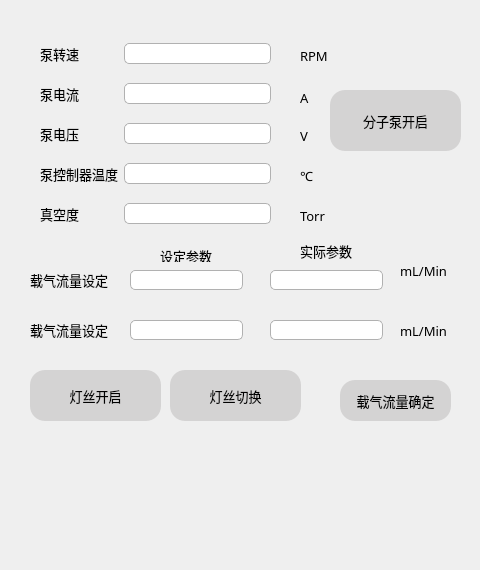
   <widget class="QDockWidget" name="VacuumPumpWidget">
    <property name="geometry">
     <rect>
      <x>10</x>
      <y>40</y>
      <width>480</width>
      <height>570</height>
     </rect>
    </property>
    <property name="font">
     <font>
      <family>苹方 常规</family>
      <pointsize>10</pointsize>
      <weight>50</weight>
      <italic>false</italic>
      <bold>false</bold>
     </font>
    </property>
    <property name="styleSheet">
     <string notr="true">#VacuumPumpWidget
{
font: 10pt &quot;苹方 常规&quot;;
}</string>
    </property>
    <property name="windowTitle">
     <string>分子泵</string>
    </property>
    <widget class="QWidget" name="dockWidgetContents_2">
     <widget class="QPushButton" name="PumpStart">
      <property name="geometry">
       <rect>
        <x>330</x>
        <y>90</y>
        <width>131</width>
        <height>61</height>
       </rect>
      </property>
      <property name="font">
       <font>
        <family>苹方 常规</family>
        <pointsize>10</pointsize>
       </font>
      </property>
      <property name="styleSheet">
       <string notr="true">QPushButton{
/*按钮无任何操作时*/ 
/*背景色*/
	background-color: rgb(212, 211, 211);
	color: rgb(0, 0, 0);
border-radius:15px;
  
}
QPushButton:hover
{ /*鼠标悬停在按钮上时*/   

}
 QPushButton:pressed
{ /*按钮被按下时*/   
  background-color:rgb(0, 158, 214);
	color: rgb(255, 255, 255);
}
QPushButton:checked
{
 background-color:rgb(0, 158, 214);
	color: rgb(255, 255, 255);

}
</string>
      </property>
      <property name="text">
       <string>分子泵开启</string>
      </property>
     </widget>
     <widget class="QWidget" name="layoutWidget">
      <property name="geometry">
       <rect>
        <x>40</x>
        <y>30</y>
        <width>231</width>
        <height>211</height>
       </rect>
      </property>
      <property name="font">
       <font>
        <family>苹方 常规</family>
       </font>
      </property>
      <layout class="QGridLayout" name="gridLayout_2">
       <item row="0" column="0">
        <widget class="QLabel" name="label_11">
         <property name="font">
          <font>
           <family>苹方 常规</family>
           <pointsize>10</pointsize>
          </font>
         </property>
         <property name="text">
          <string>泵转速</string>
         </property>
        </widget>
       </item>
       <item row="0" column="1">
        <widget class="QLineEdit" name="pumpspeed">
         <property name="font">
          <font>
           <family>苹方 常规</family>
          </font>
         </property>
         <property name="styleSheet">
          <string notr="true">
background-color: rgb(255, 255, 255);
border:1px solid ;
border-radius:5px;
border-color: rgb(177, 177, 177);
</string>
         </property>
         <property name="readOnly">
          <bool>true</bool>
         </property>
        </widget>
       </item>
       <item row="1" column="0">
        <widget class="QLabel" name="label_13">
         <property name="font">
          <font>
           <family>苹方 常规</family>
           <pointsize>10</pointsize>
          </font>
         </property>
         <property name="text">
          <string>泵电流</string>
         </property>
        </widget>
       </item>
       <item row="1" column="1">
        <widget class="QLineEdit" name="pumpcurrent">
         <property name="font">
          <font>
           <family>苹方 常规</family>
          </font>
         </property>
         <property name="styleSheet">
          <string notr="true">
background-color: rgb(255, 255, 255);
border:1px solid ;
border-radius:5px;
border-color: rgb(177, 177, 177);
</string>
         </property>
         <property name="text">
          <string/>
         </property>
         <property name="readOnly">
          <bool>true</bool>
         </property>
        </widget>
       </item>
       <item row="4" column="0">
        <widget class="QLabel" name="label_14">
         <property name="font">
          <font>
           <family>苹方 常规</family>
           <pointsize>10</pointsize>
          </font>
         </property>
         <property name="text">
          <string>泵控制器温度</string>
         </property>
        </widget>
       </item>
       <item row="5" column="0">
        <widget class="QLabel" name="label_12">
         <property name="font">
          <font>
           <family>苹方 常规</family>
           <pointsize>10</pointsize>
          </font>
         </property>
         <property name="text">
          <string>真空度</string>
         </property>
        </widget>
       </item>
       <item row="5" column="1">
        <widget class="QLineEdit" name="pumpvaccum">
         <property name="font">
          <font>
           <family>苹方 常规</family>
          </font>
         </property>
         <property name="styleSheet">
          <string notr="true">
background-color: rgb(255, 255, 255);
border:1px solid ;
border-radius:5px;
border-color: rgb(177, 177, 177);
</string>
         </property>
         <property name="readOnly">
          <bool>true</bool>
         </property>
        </widget>
       </item>
       <item row="4" column="1">
        <widget class="QLineEdit" name="pumpelectemp">
         <property name="font">
          <font>
           <family>苹方 常规</family>
          </font>
         </property>
         <property name="styleSheet">
          <string notr="true">
background-color: rgb(255, 255, 255);
border:1px solid ;
border-radius:5px;
border-color: rgb(177, 177, 177);
</string>
         </property>
         <property name="readOnly">
          <bool>true</bool>
         </property>
        </widget>
       </item>
       <item row="2" column="0">
        <widget class="QLabel" name="label_20">
         <property name="font">
          <font>
           <family>苹方 常规</family>
           <pointsize>10</pointsize>
          </font>
         </property>
         <property name="text">
          <string>泵电压</string>
         </property>
        </widget>
       </item>
       <item row="2" column="1">
        <widget class="QLineEdit" name="pumpvoltage">
         <property name="font">
          <font>
           <family>苹方 常规</family>
          </font>
         </property>
         <property name="styleSheet">
          <string notr="true">
background-color: rgb(255, 255, 255);
border:1px solid ;
border-radius:5px;
border-color: rgb(177, 177, 177);
</string>
         </property>
         <property name="text">
          <string/>
         </property>
         <property name="readOnly">
          <bool>true</bool>
         </property>
        </widget>
       </item>
      </layout>
     </widget>
     <widget class="QLabel" name="label_25">
      <property name="geometry">
       <rect>
        <x>300</x>
        <y>170</y>
        <width>54</width>
        <height>12</height>
       </rect>
      </property>
      <property name="font">
       <font>
        <family>苹方 常规</family>
        <pointsize>10</pointsize>
       </font>
      </property>
      <property name="text">
       <string>℃</string>
      </property>
     </widget>
     <widget class="QLabel" name="label_26">
      <property name="geometry">
       <rect>
        <x>300</x>
        <y>210</y>
        <width>54</width>
        <height>12</height>
       </rect>
      </property>
      <property name="font">
       <font>
        <family>苹方 常规</family>
        <pointsize>10</pointsize>
       </font>
      </property>
      <property name="text">
       <string>Torr</string>
      </property>
     </widget>
     <widget class="QLabel" name="label_27">
      <property name="geometry">
       <rect>
        <x>300</x>
        <y>130</y>
        <width>54</width>
        <height>12</height>
       </rect>
      </property>
      <property name="font">
       <font>
        <family>苹方 常规</family>
        <pointsize>10</pointsize>
       </font>
      </property>
      <property name="text">
       <string>V</string>
      </property>
     </widget>
     <widget class="QLabel" name="label_29">
      <property name="geometry">
       <rect>
        <x>300</x>
        <y>50</y>
        <width>54</width>
        <height>12</height>
       </rect>
      </property>
      <property name="font">
       <font>
        <family>苹方 常规</family>
        <pointsize>10</pointsize>
       </font>
      </property>
      <property name="text">
       <string>RPM</string>
      </property>
     </widget>
     <widget class="QLabel" name="label_28">
      <property name="geometry">
       <rect>
        <x>300</x>
        <y>90</y>
        <width>31</width>
        <height>16</height>
       </rect>
      </property>
      <property name="font">
       <font>
        <family>苹方 常规</family>
        <pointsize>10</pointsize>
       </font>
      </property>
      <property name="text">
       <string>A</string>
      </property>
     </widget>
     <widget class="QPushButton" name="FilamentOn">
      <property name="geometry">
       <rect>
        <x>30</x>
        <y>370</y>
        <width>131</width>
        <height>51</height>
       </rect>
      </property>
      <property name="font">
       <font>
        <family>苹方 常规</family>
        <pointsize>10</pointsize>
       </font>
      </property>
      <property name="styleSheet">
       <string notr="true">QPushButton{
/*按钮无任何操作时*/ 
/*背景色*/
	background-color: rgb(212, 211, 211);
	color: rgb(0, 0, 0);
border-radius:15px;
  
}
QPushButton:hover
{ /*鼠标悬停在按钮上时*/   

}
 QPushButton:pressed
{ /*按钮被按下时*/   
  background-color:rgb(0, 158, 214);
	color: rgb(255, 255, 255);
}
QPushButton:checked
{
 background-color:rgb(0, 158, 214);
	color: rgb(255, 255, 255);

}
</string>
      </property>
      <property name="text">
       <string>灯丝开启</string>
      </property>
     </widget>
     <widget class="QPushButton" name="FilamentSwitch">
      <property name="geometry">
       <rect>
        <x>170</x>
        <y>370</y>
        <width>131</width>
        <height>51</height>
       </rect>
      </property>
      <property name="font">
       <font>
        <family>苹方 常规</family>
        <pointsize>10</pointsize>
       </font>
      </property>
      <property name="styleSheet">
       <string notr="true">QPushButton{
/*按钮无任何操作时*/ 
/*背景色*/
	background-color: rgb(212, 211, 211);
	color: rgb(0, 0, 0);
border-radius:15px;
  
}
QPushButton:hover
{ /*鼠标悬停在按钮上时*/   

}
 QPushButton:pressed
{ /*按钮被按下时*/   
  background-color:rgb(0, 158, 214);
	color: rgb(255, 255, 255);
}
QPushButton:checked
{
 background-color:rgb(0, 158, 214);
	color: rgb(255, 255, 255);

}
</string>
      </property>
      <property name="text">
       <string>灯丝切换</string>
      </property>
     </widget>
     <widget class="QLineEdit" name="EFCActual">
      <property name="geometry">
       <rect>
        <x>270</x>
        <y>270</y>
        <width>113</width>
        <height>20</height>
       </rect>
      </property>
      <property name="font">
       <font>
        <family>苹方 常规</family>
       </font>
      </property>
      <property name="styleSheet">
       <string notr="true">
background-color: rgb(255, 255, 255);
border:1px solid ;
border-radius:5px;
border-color: rgb(177, 177, 177);
</string>
      </property>
      <property name="readOnly">
       <bool>true</bool>
      </property>
     </widget>
     <widget class="QLabel" name="label_38">
      <property name="geometry">
       <rect>
        <x>160</x>
        <y>250</y>
        <width>54</width>
        <height>12</height>
       </rect>
      </property>
      <property name="font">
       <font>
        <family>苹方 常规</family>
        <pointsize>10</pointsize>
       </font>
      </property>
      <property name="text">
       <string>设定参数</string>
      </property>
     </widget>
     <widget class="QLabel" name="label_18">
      <property name="geometry">
       <rect>
        <x>400</x>
        <y>320</y>
        <width>61</width>
        <height>21</height>
       </rect>
      </property>
      <property name="font">
       <font>
        <family>苹方 常规</family>
        <pointsize>10</pointsize>
       </font>
      </property>
      <property name="text">
       <string>mL/Min</string>
      </property>
     </widget>
     <widget class="QPushButton" name="EFCFlowSpeedDetermine">
      <property name="geometry">
       <rect>
        <x>340</x>
        <y>380</y>
        <width>111</width>
        <height>41</height>
       </rect>
      </property>
      <property name="font">
       <font>
        <family>苹方 常规</family>
        <pointsize>10</pointsize>
       </font>
      </property>
      <property name="styleSheet">
       <string notr="true">QPushButton{
/*按钮无任何操作时*/ 
/*背景色*/
	background-color: rgb(212, 211, 211);
	color: rgb(0, 0, 0);
border-radius:15px;
  
}
QPushButton:hover
{ /*鼠标悬停在按钮上时*/   

}
 QPushButton:pressed
{ /*按钮被按下时*/   
  background-color:rgb(0, 158, 214);
	color: rgb(255, 255, 255);
}
QPushButton:checked
{
 background-color:rgb(0, 158, 214);
	color: rgb(255, 255, 255);

}
</string>
      </property>
      <property name="text">
       <string>载气流量确定</string>
      </property>
     </widget>
     <widget class="QLabel" name="label_8">
      <property name="geometry">
       <rect>
        <x>400</x>
        <y>260</y>
        <width>61</width>
        <height>21</height>
       </rect>
      </property>
      <property name="font">
       <font>
        <family>苹方 常规</family>
        <pointsize>10</pointsize>
       </font>
      </property>
      <property name="text">
       <string>mL/Min</string>
      </property>
     </widget>
     <widget class="QLineEdit" name="EFCActual_2">
      <property name="geometry">
       <rect>
        <x>270</x>
        <y>320</y>
        <width>113</width>
        <height>20</height>
       </rect>
      </property>
      <property name="font">
       <font>
        <family>苹方 常规</family>
       </font>
      </property>
      <property name="styleSheet">
       <string notr="true">
background-color: rgb(255, 255, 255);
border:1px solid ;
border-radius:5px;
border-color: rgb(177, 177, 177);
</string>
      </property>
      <property name="readOnly">
       <bool>true</bool>
      </property>
     </widget>
     <widget class="QLabel" name="label_7">
      <property name="geometry">
       <rect>
        <x>30</x>
        <y>270</y>
        <width>91</width>
        <height>20</height>
       </rect>
      </property>
      <property name="font">
       <font>
        <family>苹方 常规</family>
        <pointsize>10</pointsize>
       </font>
      </property>
      <property name="text">
       <string>载气流量设定</string>
      </property>
     </widget>
     <widget class="QLabel" name="label_39">
      <property name="geometry">
       <rect>
        <x>300</x>
        <y>240</y>
        <width>61</width>
        <height>21</height>
       </rect>
      </property>
      <property name="font">
       <font>
        <family>苹方 常规</family>
        <pointsize>10</pointsize>
       </font>
      </property>
      <property name="text">
       <string>实际参数</string>
      </property>
     </widget>
     <widget class="QLineEdit" name="EFCSet_2">
      <property name="geometry">
       <rect>
        <x>130</x>
        <y>320</y>
        <width>113</width>
        <height>20</height>
       </rect>
      </property>
      <property name="font">
       <font>
        <family>苹方 常规</family>
       </font>
      </property>
      <property name="styleSheet">
       <string notr="true">
background-color: rgb(255, 255, 255);
border:1px solid ;
border-radius:5px;
border-color: rgb(177, 177, 177);
</string>
      </property>
     </widget>
     <widget class="QLabel" name="label_19">
      <property name="geometry">
       <rect>
        <x>30</x>
        <y>320</y>
        <width>91</width>
        <height>20</height>
       </rect>
      </property>
      <property name="font">
       <font>
        <family>苹方 常规</family>
        <pointsize>10</pointsize>
       </font>
      </property>
      <property name="text">
       <string>载气流量设定</string>
      </property>
     </widget>
     <widget class="QLineEdit" name="EFCSet">
      <property name="geometry">
       <rect>
        <x>130</x>
        <y>270</y>
        <width>113</width>
        <height>20</height>
       </rect>
      </property>
      <property name="font">
       <font>
        <family>苹方 常规</family>
       </font>
      </property>
      <property name="styleSheet">
       <string notr="true">
background-color: rgb(255, 255, 255);
border:1px solid ;
border-radius:5px;
border-color: rgb(177, 177, 177);
</string>
      </property>
     </widget>
    </widget>
   </widget>
